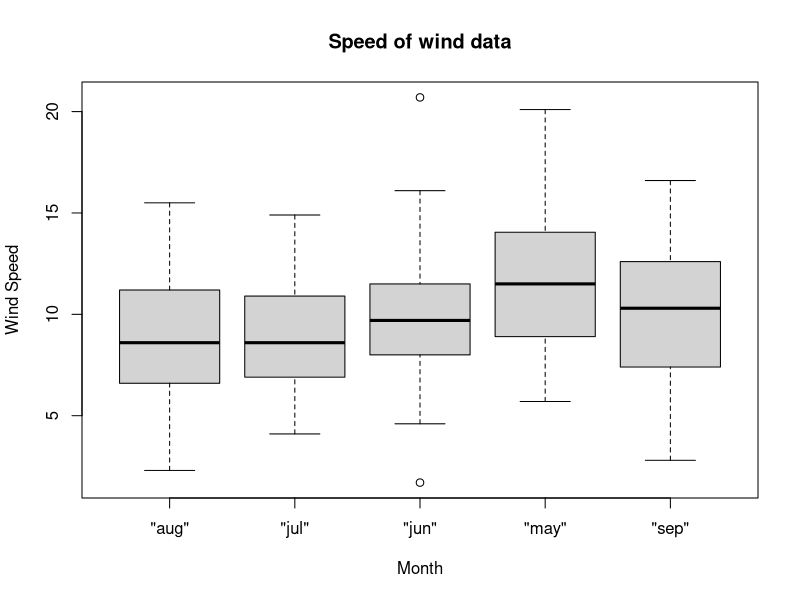
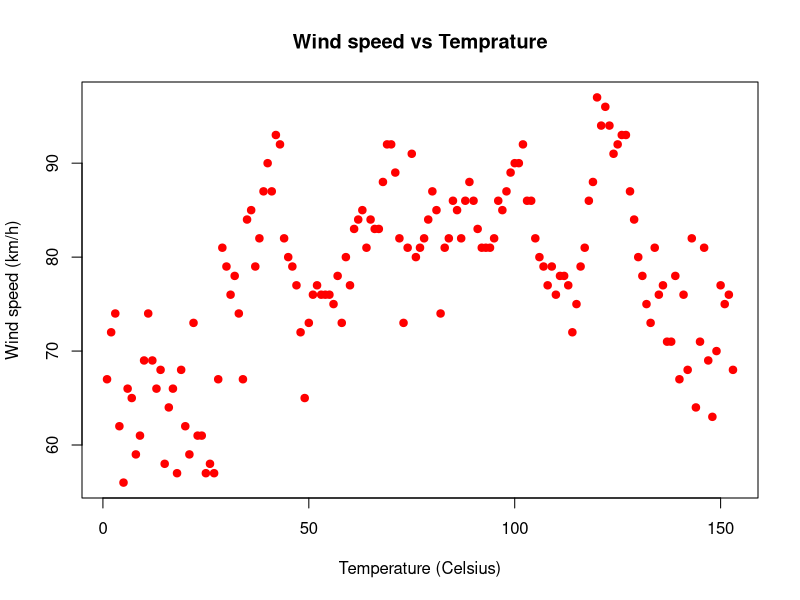

Write R code to recreate these figures, in order.
## ---- chunk 1
# store the calculation in a
# print the value of the variable a

## ---- chunk 2
a=3+4
a
## ---- chunk 3
diameter=4*2 # replace this  by the correct value (diameter of base cylinder)
stroke=5.2
ncyl=12
disp=pi/4 * diameter^2* stroke * ncyl # replace this by a formula using the variables above
disp        # print the disp variable (value of the displacement in cubic inches)
## ---- chunk 4
dispcc= disp * 2.54 # compute the displacement in cubic centimeters: replace NA by your conversion formula that depends on the variable disp defined above
dispcc # print the displacement in cubic centimetres

## ---- chunk 5
a=c(T,F,T,F) # replace NA by a vector of 4 logical values
b=c(T,T,F,F) # replace NA by a vector of 4 logical values
M=cbind(a,b,!(a&b)) # replace NA by a column bind of a , b and your logical function
# now add a line of code to print M:
M
## ---- chunk 6
exp(3)
gamma(5)
## ---- chunk 7
x=2
k=3
theta=4
y=(1/(gamma(k)*theta^k))*(x^(k-1)*exp(-x/theta)) # replace this by the formula of the gamma function
y # print the value of y

## ---- chunk 8
dgamma(x,k,scale=theta)

## ---- chunk 9

w = scan("asmall.txt")
w

## ---- chunk 10
m1=matrix(w,nrow=5,ncol=3,byrow=T) # replace this
m1# print m1

## ---- chunk 11
m2=matrix(w,nrow=3,ncol=5,byrow=F)
m2# print the matrix m2

## ---- chunk 12
m3=m1 %*% m2 # compute the product of the two matrices m1 and m2
m3# print m3

## ---- chunk 13
m3det = det(m3)
m3det

## ---- chunk 14

m3dim = dim(m3)
m3dim
## ---- chunk 15
m24 = m3 [,c(2,4)]
m24
## ---- chunk 16
mydata = read.csv("wind.csv",
   header=T,quote="")
str(mydata)
head(mydata)
summary(mydata)
## ---- chunk 17
mydata
boxplot(mydata$X.wind~mydata$X.month, data=mydata, main="Speed of wind data",
   xlab="Month", ylab="Wind Speed")
## ---- chunk 18
plot(mydata$X.temp, mydata$Y.wind,main="Wind speed vs Temprature",
   xlab="Temperature (Celsius)", ylab="Wind speed (km/h)", pch=19, col=rgb(1,0,0,1), cex=1)

